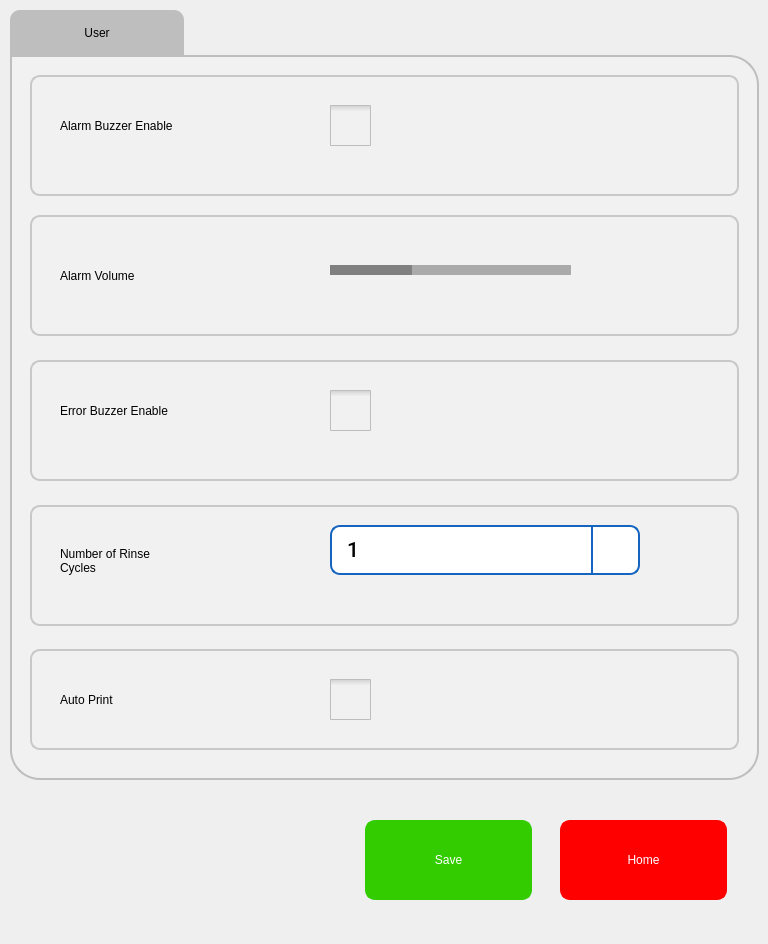
<?xml version="1.0" encoding="UTF-8"?>
<ui version="4.0">
 <class>sUserSetup</class>
 <widget class="QWidget" name="sUserSetup">
  <property name="geometry">
   <rect>
    <x>0</x>
    <y>0</y>
    <width>768</width>
    <height>944</height>
   </rect>
  </property>
  <property name="windowTitle">
   <string>Form</string>
  </property>
  <widget class="QPushButton" name="pbSave">
   <property name="geometry">
    <rect>
     <x>365</x>
     <y>820</y>
     <width>167</width>
     <height>80</height>
    </rect>
   </property>
   <property name="focusPolicy">
    <enum>Qt::ClickFocus</enum>
   </property>
   <property name="styleSheet">
    <string notr="true">QPushButton{
background-color: rgb(51, 204, 0);
border-width: 2px;
border-color: rgb(51, 204, 0);
border-style: solid;
border-radius: 10;
color: rgb(255, 255, 255);
font: 75 16pt &quot;Roboto Medium&quot;;
}
QPushButton:disabled { 
background-color: rgb(204, 244, 198);
border-width: 2px;
border-color: rgb(127, 143, 127);
border-style: solid;
border-radius: 10;
color: rgb(0, 0, 0);
font: 75 16pt &quot;Roboto Medium&quot;;
}
QPushButton:pressed {
background-color: rgb(24, 163, 3);
border-width: 2px;
border-color: rgb(24, 163, 3);
border-style: solid;
border-radius: 10;
color: rgb(255, 255, 255);
font: 75 16pt &quot;Roboto Medium&quot;;
}
QPushButton:down {
background-color: rgb(24, 163, 3);
border-width: 2px;
border-color: rgb(24, 163, 3);
border-style: solid;
border-radius: 10;
color: rgb(0, 0, 0);
font: 75 16pt &quot;Roboto Medium&quot;;
}
QPushButton:default {
background-color: rgb(241, 241, 241);
border-width: 2px;
border-color: rgb(21, 100, 192);
border-style: solid;
border-radius: 10;
color: rgb(0, 0, 0);
font: 75 16pt &quot;Roboto Medium&quot;;
}
</string>
   </property>
   <property name="text">
    <string>Save</string>
   </property>
  </widget>
  <widget class="QPushButton" name="pbExit">
   <property name="geometry">
    <rect>
     <x>560</x>
     <y>820</y>
     <width>167</width>
     <height>80</height>
    </rect>
   </property>
   <property name="focusPolicy">
    <enum>Qt::ClickFocus</enum>
   </property>
   <property name="styleSheet">
    <string notr="true">QPushButton{
background-color: red;
border-width: 2px;
border-color: red;
border-style: solid;
border-radius: 10;
color: rgb(255, 255, 255);
font: 75 16pt &quot;Roboto Medium&quot;;
}
QPushButton:disabled { 
background-color: rgb(255, 174, 171);
border-width: 2px;
border-color: rgb(127, 143, 127);
border-style: solid;
border-radius: 10;
color: rgb(0, 0, 0);
font: 75 16pt &quot;Roboto Medium&quot;;
}
QPushButton:pressed {
background-color: rgb(194, 54, 11);
border-width: 2px;
border-color: rgb(194, 54, 11);
border-style: solid;
border-radius: 10;
color: rgb(255, 255, 255);
font: 75 16pt &quot;Roboto Medium&quot;;
}
QPushButton:down {
background-color: rgb(24, 163, 3);
border-width: 2px;
border-color: rgb(24, 163, 3);
border-style: solid;
border-radius: 10;
color: rgb(0, 0, 0);
font: 75 16pt &quot;Roboto Medium&quot;;
}
QPushButton:default {
background-color: rgb(241, 241, 241);
border-width: 2px;
border-color: rgb(21, 100, 192);
border-style: solid;
border-radius: 10;
color: rgb(0, 0, 0);
font: 75 16pt &quot;Roboto Medium&quot;;
}</string>
   </property>
   <property name="text">
    <string>Home</string>
   </property>
  </widget>
  <widget class="QTabWidget" name="GeneralSetupTab">
   <property name="geometry">
    <rect>
     <x>10</x>
     <y>10</y>
     <width>749</width>
     <height>770</height>
    </rect>
   </property>
   <property name="styleSheet">
    <string notr="true">QTabWidget::pane { /* The tab widget frame */
    position: absolute;

	color: rgb(0, 0, 0);
	font: 75 20pt &quot;Roboto Medium&quot;;

	 border: 0px solid #C4C4C3;
    border-bottom-color: #C2C7CB; /* same as the pane color */
    border-bottom-left-radius: 30px;
   border-bottom-right-radius: 30px;
    border-top-right-radius: 30px;



}

QTabWidget::tab-bar {
    alignment: left;

}

/* Style the tab using the tab sub-control. Note that
    it reads QTabBar _not_ QTabWidget */
QTabBar::tab {

    border: 1px solid #C4C4C3;
    border-bottom-color: #C2C7CB; /* same as the pane color */
    border-top-left-radius: 10px;
    border-top-right-radius: 10px;

    padding: 2px;
    height:41px;
   width: 170px;

border-width: 1px;
border-color: rgb(21, 100, 192);
border-style: solid;

font: 75 16pt &quot;Roboto Medium&quot;;
	color: rgb(0, 0, 0);
	

}

QTabBar::tab:selected, QTabBar::tab:hover {
	background-color: rgb(190, 190, 190);
}

QTabBar::tab:selected {
    border-color: #9B9B9B;
    border-bottom-color: #C2C7CB; /* same as pane color */
 border: 0px
}
</string>
   </property>
   <property name="currentIndex">
    <number>0</number>
   </property>
   <widget class="QWidget" name="tab_4">
    <attribute name="title">
     <string>User</string>
    </attribute>
    <widget class="QFrame" name="frame_7">
     <property name="geometry">
      <rect>
       <x>0</x>
       <y>0</y>
       <width>749</width>
       <height>725</height>
      </rect>
     </property>
     <property name="styleSheet">
      <string notr="true">background-color: rgb(241, 241, 241);
	 border: 2px solid #C4C4C3;
    border-bottom-color: #C2C7CB; /* same as the pane color */
    border-bottom-left-radius: 30px;
border-bottom-right-radius: 30px;
    border-top-right-radius: 30px;
color: rgb(0, 0, 0);
font: 75 16pt &quot;Roboto Medium&quot;;
border-color:  rgb(190, 190, 190);



</string>
     </property>
     <property name="frameShape">
      <enum>QFrame::StyledPanel</enum>
     </property>
     <property name="frameShadow">
      <enum>QFrame::Raised</enum>
     </property>
     <widget class="QFrame" name="frame_4">
      <property name="geometry">
       <rect>
        <x>20</x>
        <y>160</y>
        <width>709</width>
        <height>121</height>
       </rect>
      </property>
      <property name="styleSheet">
       <string notr="true">border-width: 2px;
border-style: solid;
border-radius: 10px;
color: rgb(0, 0, 0);
font: 75 16pt &quot;Roboto&quot;;
border-color:  rgb(200, 200, 200);

</string>
      </property>
      <property name="frameShape">
       <enum>QFrame::StyledPanel</enum>
      </property>
      <property name="frameShadow">
       <enum>QFrame::Raised</enum>
      </property>
      <widget class="QLabel" name="label_10">
       <property name="geometry">
        <rect>
         <x>30</x>
         <y>40</y>
         <width>211</width>
         <height>41</height>
        </rect>
       </property>
       <property name="styleSheet">
        <string notr="true">border-width: 0px;
font: 75 18pt &quot;Roboto Medium&quot;;</string>
       </property>
       <property name="text">
        <string>Alarm Volume</string>
       </property>
      </widget>
      <widget class="QSlider" name="hsAlarmVolme">
       <property name="geometry">
        <rect>
         <x>300</x>
         <y>30</y>
         <width>241</width>
         <height>51</height>
        </rect>
       </property>
       <property name="focusPolicy">
        <enum>Qt::ClickFocus</enum>
       </property>
       <property name="styleSheet">
        <string notr="true">QSlider::horizontal {
    border: 0px solid #999999;
}

QSlider::groove:horizontal {
    border: 0px solid #999999;
    height:10px; /* the groove expands to the size of the slider by default. by giving it a height, it has a fixed size */
    background: qlineargradient(x1:0, y1:0, x2:0, y2:1, stop:0 #B1B1B1, stop:1 #c4c4c4);
}

QSlider::handle:horizontal {
 
	image: url(:/images/icons/vhandle.png);   
    margin: -20px 0; /* handle is placed by default on the contents rect of the groove. Expand outside the groove */
}

QSlider::add-page:horizontal {
    
	background-color: rgb(170, 170, 170);
}

QSlider::sub-page:horizontal {
    background:  gray;
}


</string>
       </property>
       <property name="maximum">
        <number>3</number>
       </property>
       <property name="pageStep">
        <number>1</number>
       </property>
       <property name="sliderPosition">
        <number>1</number>
       </property>
       <property name="orientation">
        <enum>Qt::Horizontal</enum>
       </property>
       <property name="invertedAppearance">
        <bool>false</bool>
       </property>
       <property name="invertedControls">
        <bool>false</bool>
       </property>
      </widget>
     </widget>
     <widget class="QFrame" name="frame_6">
      <property name="geometry">
       <rect>
        <x>20</x>
        <y>305</y>
        <width>709</width>
        <height>121</height>
       </rect>
      </property>
      <property name="styleSheet">
       <string notr="true">border-width: 2px;
border-style: solid;
border-radius: 10px;
color: rgb(0, 0, 0);
font: 75 16pt &quot;Roboto&quot;;
border-color:  rgb(200, 200, 200);

</string>
      </property>
      <property name="frameShape">
       <enum>QFrame::StyledPanel</enum>
      </property>
      <property name="frameShadow">
       <enum>QFrame::Raised</enum>
      </property>
      <widget class="QCheckBox" name="cbEBEnable">
       <property name="geometry">
        <rect>
         <x>300</x>
         <y>30</y>
         <width>41</width>
         <height>41</height>
        </rect>
       </property>
       <property name="focusPolicy">
        <enum>Qt::ClickFocus</enum>
       </property>
       <property name="styleSheet">
        <string notr="true">QCheckBox {
    spacing: 5px;
 border: 0px solid #999999;

}

QCheckBox::indicator {
    width: 41px;
    height: 41px;
}

QCheckBox::indicator:unchecked {
	image: url(:/images/icons/ancheck.png);
}
/*
QCheckBox::indicator:unchecked:hover {
    image: url(:/images/checkbox_unchecked_hover.png);
}

QCheckBox::indicator:unchecked:pressed {
    image: url(:/images/checkbox_unchecked_pressed.png);
}
*/
QCheckBox::indicator:checked {
    image: url(:/images/icons/acheck.png);
}
/*
QCheckBox::indicator:checked:hover {
    image: url(:/images/checkbox_checked_hover.png);
}

QCheckBox::indicator:checked:pressed {
    image: url(:/images/checkbox_checked_pressed.png);
}
*/
QCheckBox::indicator:indeterminate:hover {
    image: url(:/images/checkbox_indeterminate_hover.png);
}
/*
QCheckBox::indicator:indeterminate:pressed {
    image: url(:/images/checkbox_indeterminate_pressed.png);
}
*/</string>
       </property>
       <property name="text">
        <string/>
       </property>
      </widget>
      <widget class="QLabel" name="label_16">
       <property name="geometry">
        <rect>
         <x>30</x>
         <y>30</y>
         <width>258</width>
         <height>41</height>
        </rect>
       </property>
       <property name="styleSheet">
        <string notr="true">border-width: 0px;
font: 75 18pt &quot;Roboto Medium&quot;;</string>
       </property>
       <property name="text">
        <string>Error Buzzer Enable</string>
       </property>
      </widget>
     </widget>
     <widget class="QFrame" name="frame_8">
      <property name="geometry">
       <rect>
        <x>20</x>
        <y>450</y>
        <width>709</width>
        <height>121</height>
       </rect>
      </property>
      <property name="styleSheet">
       <string notr="true">border-width: 2px;
border-style: solid;
border-radius: 10px;
color: rgb(0, 0, 0);
font: 75 16pt &quot;Roboto&quot;;
border-color:  rgb(200, 200, 200);

</string>
      </property>
      <property name="frameShape">
       <enum>QFrame::StyledPanel</enum>
      </property>
      <property name="frameShadow">
       <enum>QFrame::Raised</enum>
      </property>
      <widget class="QLabel" name="label_11">
       <property name="geometry">
        <rect>
         <x>30</x>
         <y>30</y>
         <width>201</width>
         <height>51</height>
        </rect>
       </property>
       <property name="styleSheet">
        <string notr="true">border-width: 0px;
font: 75 18pt &quot;Roboto Medium&quot;;</string>
       </property>
       <property name="text">
        <string>Number of Rinse
Cycles</string>
       </property>
      </widget>
      <widget class="QComboBox" name="cbRinseCycles">
       <property name="geometry">
        <rect>
         <x>300</x>
         <y>20</y>
         <width>310</width>
         <height>50</height>
        </rect>
       </property>
       <property name="font">
        <font>
         <family>Roboto Medium</family>
         <pointsize>16</pointsize>
         <weight>9</weight>
         <italic>false</italic>
         <bold>false</bold>
        </font>
       </property>
       <property name="focusPolicy">
        <enum>Qt::ClickFocus</enum>
       </property>
       <property name="styleSheet">
        <string notr="true">QComboBox {
   border: 2px solid  rgb(21, 100, 192);
   border-radius: 10px;
   padding: 1px 18px 1px 3px;
   background-color: rgb(255, 255, 255);
   color: rgb(0, 0, 0);
   font: 75 16pt &quot;Roboto Medium&quot;;
   padding-left: 15px;
}

QComboBox:on {
    padding-top: 3px;
    padding-left: 15px;
}

QComboBox::drop-down {
    subcontrol-origin: padding;
    subcontrol-position: top right;
    width: 45px;
    border-left-width: 2px;
    border-left-color: darkgray;
    border-left-style: solid;
    border-top-right-radius: 3px;
    border-bottom-right-radius: 3px;
    border-color: rgb(21, 100, 192);
}

QComboBox::down-arrow {
	image: url(:/images/icons/downarrow.png);
}

QComboBox::down-arrow:on {
    top: 1px;
    left: 1px;
}

QComboBox QAbstractItemView {
   border: 2px solid rgb(21, 100, 192);
   font: 75 16pt &quot;Roboto Medium&quot;;
   border-radius: 5px;
   border-bottom-right-radius: 15px;
   background-color: rgb(255, 255, 255);
   selection-background-color:  rgb(21, 100, 192);
   selection-color: rgb(255, 255, 255);
}

/*  vertical */
QScrollBar:vertical {
     border: 0px solid  rgb(21, 100, 192);
     background:  rgb(230,230,230);
     width: 41px;
	 margin: 50px 0 50px 0;
     border-left: 2px solid  rgb(182, 182, 182);
     border-radius: 0px;
 }

 QScrollBar::handle:vertical {
     background:  rgb(182, 182, 182);
     min-height: 20px;
 }

 QScrollBar::add-line:vertical {
     border: 0px solid grey;
     background:  rgb(230,230,230);
     height: 50px;
     subcontrol-position: bottom;
     subcontrol-origin: margin;
 }

 QScrollBar::sub-line:vertical {
     border: 0px solid grey;
     background:  rgb(230,230,230);
     height: 50px;
     subcontrol-position: top;
     subcontrol-origin: margin;
 }

 QScrollBar::up-arrow:vertical {
     width: 41px;
     height: 50px;
     background-image: url(:/images/icons/cuparrow.png);
}

QScrollBar::down-arrow:vertical {
     width: 41px;
      height: 50px;
      background-image: url(:/images/icons/cdownarrow.png);
 }

 QScrollBar::add-page:vertical, QScrollBar::sub-page:vertical {
      background:  rgb(241, 241, 241);
 }
</string>
       </property>
       <property name="maxVisibleItems">
        <number>5</number>
       </property>
       <property name="frame">
        <bool>true</bool>
       </property>
       <item>
        <property name="text">
         <string>1</string>
        </property>
       </item>
       <item>
        <property name="text">
         <string>2</string>
        </property>
       </item>
       <item>
        <property name="text">
         <string>3</string>
        </property>
       </item>
       <item>
        <property name="text">
         <string>4</string>
        </property>
       </item>
       <item>
        <property name="text">
         <string>5</string>
        </property>
       </item>
       <item>
        <property name="text">
         <string>6</string>
        </property>
       </item>
       <item>
        <property name="text">
         <string>7</string>
        </property>
       </item>
       <item>
        <property name="text">
         <string>8</string>
        </property>
       </item>
       <item>
        <property name="text">
         <string>9</string>
        </property>
       </item>
      </widget>
     </widget>
     <widget class="QFrame" name="frame_9">
      <property name="geometry">
       <rect>
        <x>20</x>
        <y>594</y>
        <width>709</width>
        <height>101</height>
       </rect>
      </property>
      <property name="styleSheet">
       <string notr="true">border-width: 2px;
border-style: solid;
border-radius: 10px;
color: rgb(0, 0, 0);
font: 75 16pt &quot;Roboto&quot;;
border-color:  rgb(200, 200, 200);

</string>
      </property>
      <property name="frameShape">
       <enum>QFrame::StyledPanel</enum>
      </property>
      <property name="frameShadow">
       <enum>QFrame::Raised</enum>
      </property>
      <widget class="QCheckBox" name="cbAutoPrintEnable">
       <property name="geometry">
        <rect>
         <x>300</x>
         <y>30</y>
         <width>41</width>
         <height>41</height>
        </rect>
       </property>
       <property name="focusPolicy">
        <enum>Qt::ClickFocus</enum>
       </property>
       <property name="styleSheet">
        <string notr="true">QCheckBox {
    spacing: 5px;
 border: 0px solid #999999;

}

QCheckBox::indicator {
    width: 41px;
    height: 41px;
}

QCheckBox::indicator:unchecked {
	image: url(:/images/icons/ancheck.png);
}
/*
QCheckBox::indicator:unchecked:hover {
    image: url(:/images/checkbox_unchecked_hover.png);
}

QCheckBox::indicator:unchecked:pressed {
    image: url(:/images/checkbox_unchecked_pressed.png);
}
*/
QCheckBox::indicator:checked {
    image: url(:/images/icons/acheck.png);
}
/*
QCheckBox::indicator:checked:hover {
    image: url(:/images/checkbox_checked_hover.png);
}

QCheckBox::indicator:checked:pressed {
    image: url(:/images/checkbox_checked_pressed.png);
}
*/
QCheckBox::indicator:indeterminate:hover {
    image: url(:/images/checkbox_indeterminate_hover.png);
}
/*
QCheckBox::indicator:indeterminate:pressed {
    image: url(:/images/checkbox_indeterminate_pressed.png);
}
*/</string>
       </property>
       <property name="text">
        <string/>
       </property>
      </widget>
      <widget class="QLabel" name="label_17">
       <property name="geometry">
        <rect>
         <x>30</x>
         <y>30</y>
         <width>211</width>
         <height>41</height>
        </rect>
       </property>
       <property name="styleSheet">
        <string notr="true">border-width: 0px;
font: 75 18pt &quot;Roboto Medium&quot;;</string>
       </property>
       <property name="text">
        <string>Auto Print</string>
       </property>
      </widget>
     </widget>
     <widget class="QFrame" name="frame_10">
      <property name="geometry">
       <rect>
        <x>20</x>
        <y>20</y>
        <width>709</width>
        <height>121</height>
       </rect>
      </property>
      <property name="styleSheet">
       <string notr="true">border-width: 2px;
border-style: solid;
border-radius: 10px;
color: rgb(0, 0, 0);
font: 75 16pt &quot;Roboto&quot;;
border-color:  rgb(200, 200, 200);

</string>
      </property>
      <property name="frameShape">
       <enum>QFrame::StyledPanel</enum>
      </property>
      <property name="frameShadow">
       <enum>QFrame::Raised</enum>
      </property>
      <widget class="QCheckBox" name="cbABEnable">
       <property name="geometry">
        <rect>
         <x>300</x>
         <y>30</y>
         <width>41</width>
         <height>41</height>
        </rect>
       </property>
       <property name="focusPolicy">
        <enum>Qt::ClickFocus</enum>
       </property>
       <property name="styleSheet">
        <string notr="true">QCheckBox {
    spacing: 5px;
 border: 0px solid #999999;

}

QCheckBox::indicator {
    width: 41px;
    height: 41px;
}

QCheckBox::indicator:unchecked {
	image: url(:/images/icons/ancheck.png);
}
/*
QCheckBox::indicator:unchecked:hover {
    image: url(:/images/checkbox_unchecked_hover.png);
}

QCheckBox::indicator:unchecked:pressed {
    image: url(:/images/checkbox_unchecked_pressed.png);
}
*/
QCheckBox::indicator:checked {
    image: url(:/images/icons/acheck.png);
}
/*
QCheckBox::indicator:checked:hover {
    image: url(:/images/checkbox_checked_hover.png);
}

QCheckBox::indicator:checked:pressed {
    image: url(:/images/checkbox_checked_pressed.png);
}
*/
QCheckBox::indicator:indeterminate:hover {
    image: url(:/images/checkbox_indeterminate_hover.png);
}
/*
QCheckBox::indicator:indeterminate:pressed {
    image: url(:/images/checkbox_indeterminate_pressed.png);
}
*/</string>
       </property>
       <property name="text">
        <string/>
       </property>
      </widget>
      <widget class="QLabel" name="label_18">
       <property name="geometry">
        <rect>
         <x>30</x>
         <y>30</y>
         <width>258</width>
         <height>41</height>
        </rect>
       </property>
       <property name="styleSheet">
        <string notr="true">border-width: 0px;
font: 75 18pt &quot;Roboto Medium&quot;;</string>
       </property>
       <property name="text">
        <string>Alarm Buzzer Enable</string>
       </property>
      </widget>
     </widget>
    </widget>
   </widget>
  </widget>
  <widget class="QPushButton" name="imageCapture">
   <property name="geometry">
    <rect>
     <x>20</x>
     <y>820</y>
     <width>167</width>
     <height>80</height>
    </rect>
   </property>
   <property name="styleSheet">
    <string notr="true">QPushButton {
    border: none;
    outline: none; /* Ensures no outline is displayed */
}
QPushButton:pressed {
    border: none;
    outline: none; /* Ensures no outline is displayed */
}
</string>
   </property>
   <property name="text">
    <string/>
   </property>
  </widget>
 </widget>
 <resources/>
 <connections/>
</ui>
